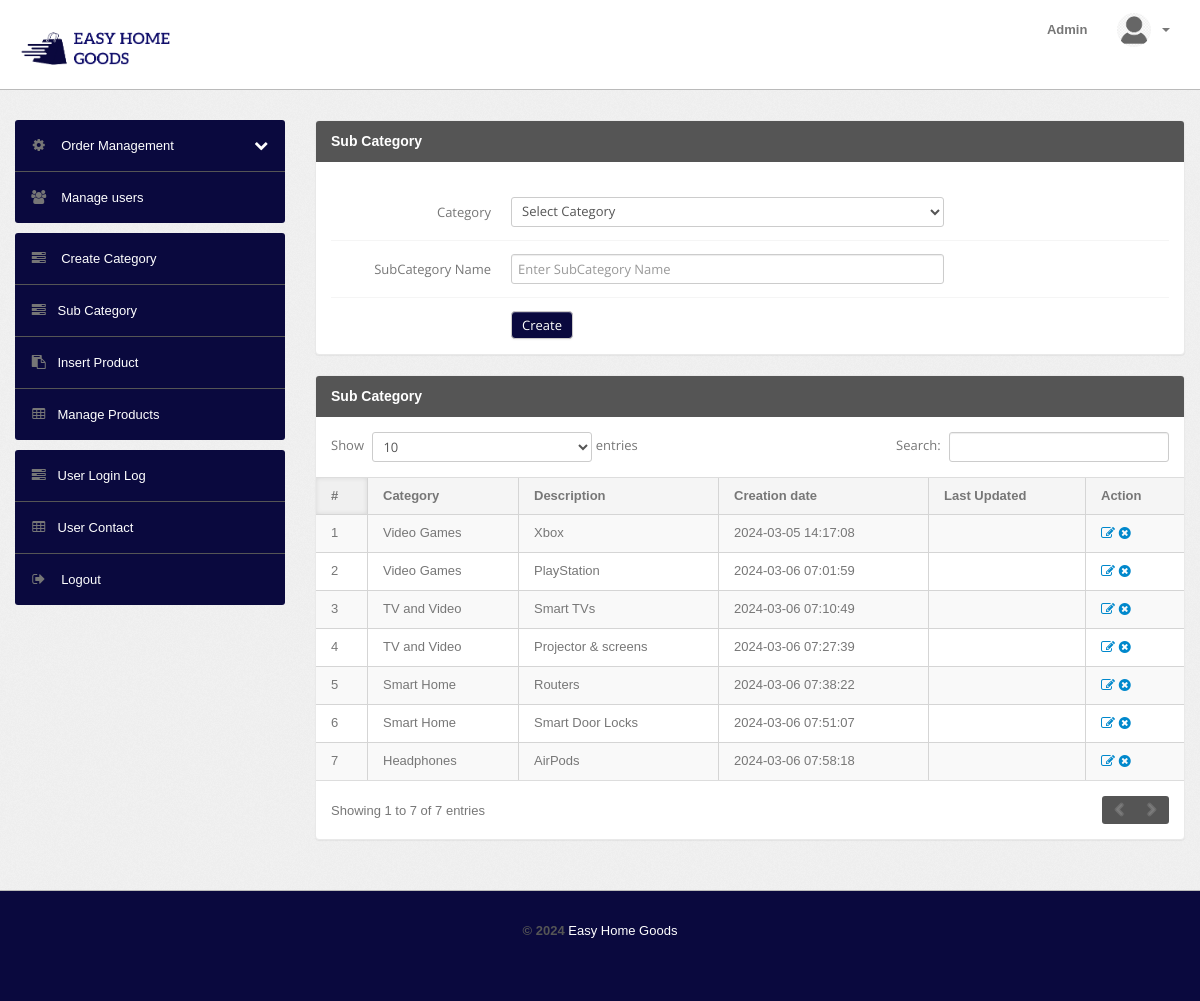
Page /admin/subcategory.php (signed in) on the committed database.
### tables this page shows
CREATE TABLE `subcategory` (
  `id` int(11) NOT NULL,
  `categoryid` int(11) DEFAULT NULL,
  `subcategory` varchar(255) DEFAULT NULL,
  `creationDate` timestamp NULL DEFAULT current_timestamp(),
  `updationDate` varchar(255) DEFAULT NULL
);

CREATE TABLE `category` (
  `id` int(11) NOT NULL,
  `categoryName` varchar(255) DEFAULT NULL,
  `categoryDescription` longtext DEFAULT NULL,
  `creationDate` timestamp NOT NULL DEFAULT current_timestamp(),
  `updationDate` varchar(255) DEFAULT NULL
);

### admin/subcategory.php (the view, shortened to what this page needs)
<?php
include('include/config.php');
if (strlen($_SESSION['alogin']) == 0) {
	header('location:index.php');
} else {
?>
	<!DOCTYPE html>
	<html lang="en">
	<head>
		<link type="text/css" href="bootstrap/css/bootstrap.min.css" rel="stylesheet">
		<link type="text/css" href="bootstrap/css/bootstrap-responsive.min.css" rel="stylesheet">
		<link type="text/css" href="css/theme.css" rel="stylesheet">
		<link type="text/css" href="images/icons/css/font-awesome.css" rel="stylesheet">
		<link rel="stylesheet" href="https://cdnjs.cloudflare.com/ajax/libs/font-awesome/4.7.0/css/font-awesome.min.css">
	</head>
	<body>
		<?php include('include/header.php'); ?>
		<div class="wrapper">
			<div class="container">
				<div class="row">
					<?php include('include/sidebar.php'); ?>
					<div class="span9">
						<div class="content">
							<div class="module">
								<div class="module-head">
									<h3>Sub Category</h3>
								</div>
								<div class="module-body">
									<br />
									<form class="form-horizontal row-fluid" name="subcategory" method="post">
										<div class="control-group">
											<label class="control-label" for="basicinput">Category</label>
											<div class="controls">
												<select name="category" class="span8 tip" required>
													<option value="">Select Category</option>
												</select>
											</div>
										</div>
										<div class="control-group">
											<label class="control-label" for="basicinput">SubCategory Name</label>
											<div class="controls">
												<input type="text" placeholder="Enter SubCategory Name" name="subcategory" class="span8 tip" required>
											</div>
										</div>
										<div class="control-group">
											<div class="controls">
												<button type="submit" name="submit" class="btn btn-success">Create</button>
											</div>
										</div>
									</form>
								</div>
							</div>
							<div class="module">
								<div class="module-head">
									<h3>Sub Category</h3>
								</div>
								<div class="module-body table">
									<table cellpadding="0" cellspacing="0" border="0" class="datatable-1 table table-bordered table-striped	 display" width="100%">
										<thead>
											<tr>
												<th>#</th>
												<th>Category</th>
												<th>Description</th>
												<th>Creation date</th>
												<th>Last Updated</th>
												<th>Action</th>
											</tr>
										</thead>
										<tbody>
											<?php $query = mysqli_query($con, "select subcategory.id,category.categoryName,subcategory.subcategory,subcategory.creationDate,subcategory.updationDate from subcategory join category on category.id=subcategory.categoryid");
											$cnt = 1;
											while ($row = mysqli_fetch_array($query)) {
											?>
												<tr>
													<td><?php echo htmlentities($cnt); ?></td>
													<td><?php echo htmlentities($row['categoryName']); ?></td>
													<td><?php echo htmlentities($row['subcategory']); ?></td>
													<td> <?php echo htmlentities($row['creationDate']); ?></td>
													<td><?php echo htmlentities($row['updationDate']); ?></td>
													<td>
														<a href="edit-subcategory.php?id=<?php echo $row['id'] ?>"><i class="icon-edit"></i></a>
														<a href="subcategory.php?id=<?php echo $row['id'] ?>&del=delete" onClick="return confirm('Are you sure you want to delete?')"><i class="icon-remove-sign"></i></a>
													</td>
												</tr>
											<?php $cnt = $cnt + 1;
											} ?>
									</table>
								</div>
							</div>
						</div>
					</div>
				</div>
			</div>
		</div>
		<?php include('include/footer.php'); ?>
	</body>
<?php } ?>

### rows in the picture
subcategory: categoryid.categoryName "Video Games", subcategory "Xbox", creationDate "2024-03-05 14:17:08"
subcategory: categoryid.categoryName "Video Games", subcategory "PlayStation", creationDate "2024-03-06 07:01:59"
subcategory: categoryid.categoryName "TV and Video", subcategory "Smart TVs", creationDate "2024-03-06 07:10:49"
subcategory: categoryid.categoryName "TV and Video", subcategory "Projector & screens", creationDate "2024-03-06 07:27:39"
subcategory: categoryid.categoryName "Smart Home", subcategory "Routers", creationDate "2024-03-06 07:38:22"
subcategory: categoryid.categoryName "Smart Home", subcategory "Smart Door Locks", creationDate "2024-03-06 07:51:07"
subcategory: categoryid.categoryName "Headphones", subcategory "AirPods", creationDate "2024-03-06 07:58:18"
